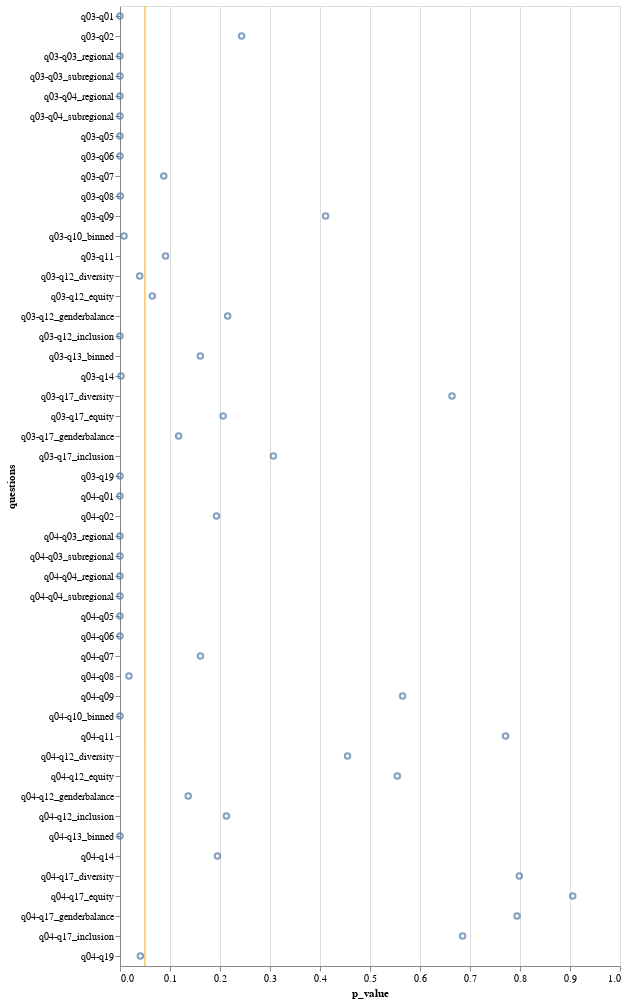

Source (notebook cell):
### Code cell
mark = alt.Chart(chi2_data).mark_point().encode(
    alt.X("p_value"),
    alt.Y("questions"),
    tooltip=["questions", "p_value", "dof", "statistic"]
)

rule = (
    alt.Chart()
    .mark_rule(color="orange")
    .encode(x=alt.datum(0.05))
)

(mark + rule).properties(
    width=500,
)

### Figure 1 — Vega-Lite specification as saved in the notebook (floating-point values rounded to 4 significant figures)
{"config": {"view": {"continuousWidth": 300, "continuousHeight": 300}}, "layer": [{"data": {"name": "data-36f897ae478347e8a36f3e53266010a5"}, "mark": {"type": "point"}, "encoding": {"tooltip": [{"field": "questions", "type": "nominal"}, {"field": "p_value", "type": "quantitative"}, {"field": "dof", "type": "quantitative"}, {"field": "statistic", "type": "quantitative"}], "x": {"field": "p_value", "type": "quantitative"}, "y": {"field": "questions", "type": "nominal"}}}, {"data": {"name": "empty"}, "mark": {"type": "rule", "color": "orange"}, "encoding": {"x": {"datum": 0.05}}}], "width": 500, "$schema": "https://vega.github.io/schema/vega-lite/v5.8.0.json", "datasets": {"data-36f897ae478347e8a36f3e53266010a5": [{"questions": "q03-q01", "p_value": 4.781e-08, "statistic": 232.4, "dof": 128}, {"questions": "q03-q02", "p_value": 0.2432, "statistic": 71.49, "dof": 64}, {"questions": "q03-q05", "p_value": 3.066e-07, "statistic": 181.6, "dof": 96}, {"questions": "q03-q06", "p_value": 3.269e-14, "statistic": 287.0, "dof": 128}, {"questions": "q03-q07", "p_value": 0.08756, "statistic": 61.76, "dof": 48}, {"questions": "q03-q08", "p_value": 0.0006391, "statistic": 127.1, "dof": 80}, {"questions": "q03-q09", "p_value": 0.4111, "statistic": 33.14, "dof": 32}, {"questions": "q03-q11", "p_value": 0.09115, "statistic": 43.09, "dof": 32}, {"questions": "q03-q12_genderbalance", "p_value": 0.2154, "statistic": 89.67, "dof": 80}, {"questions": "q03-q12_diversity", "p_value": 0.03944, "statistic": 103.6, "dof": 80}, {"questions": "q03-q12_equity", "p_value": 0.06468, "statistic": 99.99, "dof": 80}, {"questions": "q03-q12_inclusion", "p_value": 2.343e-05, "statistic": 142.2, "dof": 80}, {"questions": "q03-q14", "p_value": 0.001946, "statistic": 121.4, "dof": 80}, {"questions": "q03-q17_genderbalance", "p_value": 0.1172, "statistic": 59.85, "dof": 48}, {"questions": "q03-q17_diversity", "p_value": 0.664, "statistic": 43.34, "dof": 48}, {"questions": "q03-q17_equity", "p_value": 0.2063, "statistic": 55.75, "dof": 48}, {"questions": "q03-q17_inclusion", "p_value": 0.3067, "statistic": 52.42, "dof": 48}, {"questions": "q03-q19", "p_value": 7.629e-05, "statistic": 137.0, "dof": 80}, {"questions": "q03-q03_regional", "p_value": 3.058e-247, "statistic": 1435.0, "dof": 80}, {"questions": "q03-q03_subregional", "p_value": 0.0, "statistic": 4592.0, "dof": 256}, {"questions": "q03-q04_regional", "p_value": 4.261e-127, "statistic": 840.0, "dof": 80}, {"questions": "q03-q04_subregional", "p_value": 0.0, "statistic": 2307.0, "dof": 272}, {"questions": "q03-q10_binned", "p_value": 0.008096, "statistic": 224.3, "dof": 176}, {"questions": "q03-q13_binned", "p_value": 0.1606, "statistic": 295.1, "dof": 272}, {"questions": "q04-q01", "p_value": 2.089e-11, "statistic": 274.6, "dof": 136}, {"questions": "q04-q02", "p_value": 0.193, "statistic": 77.89, "dof": 68}, {"questions": "q04-q05", "p_value": 2.851e-05, "statistic": 169.9, "dof": 102}, {"questions": "q04-q06", "p_value": 4.029e-06, "statistic": 222.6, "dof": 136}, {"questions": "q04-q07", "p_value": 0.161, "statistic": 60.93, "dof": 51}, {"questions": "q04-q08", "p_value": 0.01786, "statistic": 114.6, "dof": 85}, {"questions": "q04-q09", "p_value": 0.5651, "statistic": 32.02, "dof": 34}, {"questions": "q04-q11", "p_value": 0.771, "statistic": 27.65, "dof": 34}, {"questions": "q04-q12_genderbalance", "p_value": 0.1364, "statistic": 99.38, "dof": 85}, {"questions": "q04-q12_diversity", "p_value": 0.4551, "statistic": 85.81, "dof": 85}, {"questions": "q04-q12_equity", "p_value": 0.5547, "statistic": 82.56, "dof": 85}, {"questions": "q04-q12_inclusion", "p_value": 0.2128, "statistic": 95.1, "dof": 85}, {"questions": "q04-q14", "p_value": 0.1949, "statistic": 95.99, "dof": 85}, {"questions": "q04-q17_genderbalance", "p_value": 0.7941, "statistic": 42.55, "dof": 51}, {"questions": "q04-q17_diversity", "p_value": 0.7988, "statistic": 42.4, "dof": 51}, {"questions": "q04-q17_equity", "p_value": 0.9054, "statistic": 38.3, "dof": 51}, {"questions": "q04-q17_inclusion", "p_value": 0.6853, "statistic": 45.65, "dof": 51}, {"questions": "q04-q19", "p_value": 0.04073, "statistic": 109.0, "dof": 85}, {"questions": "q04-q03_regional", "p_value": 7.166e-144, "statistic": 938.1, "dof": 85}, {"questions": "q04-q03_subregional", "p_value": 0.0, "statistic": 2307.0, "dof": 272}, {"questions": "q04-q04_regional", "p_value": 3.994e-244, "statistic": 1435.0, "dof": 85}, {"questions": "q04-q04_subregional", "p_value": 0.0, "statistic": 4879.0, "dof": 289}, {"questions": "q04-q10_binned", "p_value": 3.31e-05, "statistic": 274.3, "dof": 187}, {"questions": "q04-q13_binned", "p_value": 3.807e-05, "statistic": 394.0, "dof": 289}], "empty": [{}]}}
